Frame 1 (no input): blank canvas, image omitted
Frame 60 (no input): blank canvas, image omitted
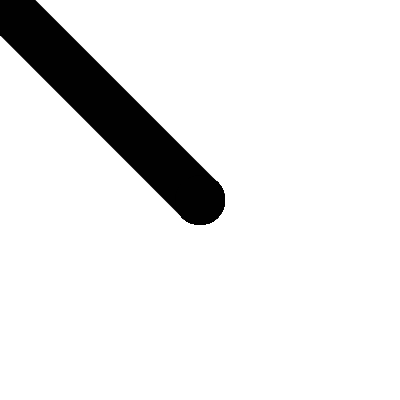
Frame 120 (the mouse pressed at the canvas centre since frame 60)

The p5.js sketch whose frames 1 and 60 were blank and that drew this single picture after the mouse press (run headless with seeded random() and noise() and a simulated clock; from frame 60 on, the mouse is pressed at the canvas centre):

// p5.js sketch
// ── sketch.js



function setup() {
  createCanvas(400, 400);

}



function draw() {
  var redColor = frameCount;
  var mouseSpeed = Math.abs( mouseX - pmouseY);
  stroke(1);
  strokeWeight(50);
//I am drawing line
 if (mouseIsPressed) {
  line(mouseX,mouseY,pmouseX, pmouseY);

}

  if (keyIsPressed) {
    background(255)
  }
  /*noStroke();
  fill(redColor,0,0);
  ellipse(width/2, height/2, mouseX, mouseY)

  redColor -= 0.01; */


}
